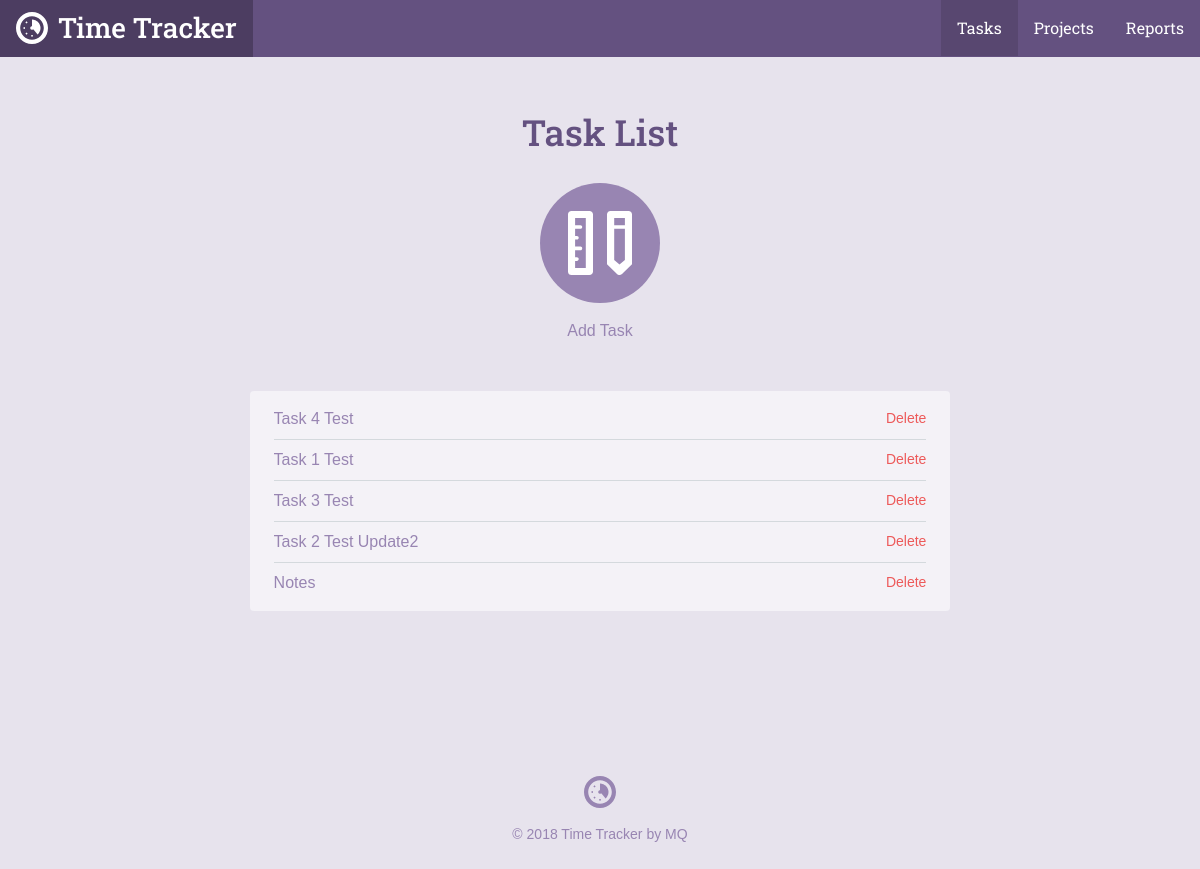
The page /task_list.php on the database its author committed.
### tables this page shows
CREATE TABLE `tasks` (
  `task_id` int(11) NOT NULL,
  `project_id` int(11) NOT NULL,
  `title` text NOT NULL,
  `date` text NOT NULL,
  `time` int(11) NOT NULL,
  `notes` varchar(255) NOT NULL
);

### inc/functions.php (called while the page is built, shortened)
<?php
function get_task_list($filter = null) {
    include 'connection.php';
    $sql = 'SELECT tasks.*, projects.title as project FROM tasks'
        . ' JOIN projects ON tasks.project_id = projects.project_id';
    $where = '';
    $orderBy = ' ORDER BY date DESC';
    try {
        $results = $db->prepare($sql . $where . $orderBy);
        $results->execute();
    } catch (Exception $e) {
        echo "Error!: " . $e->getMessage() . "<br />";
        return array();
    }
    return $results->fetchAll(PDO::FETCH_ASSOC);
}

### task_list.php (the view, shortened to what this page needs)
<?php
require 'inc/functions.php';
include 'inc/header.php';
?>
<div class="section catalog random">
    <div class="col-container page-container">
        <div class="col col-70-md col-60-lg col-center">
            <h1 class="actions-header">Task List</h1>
            <div class="actions-item">
                <a class="actions-link" href="task.php">
                    <span class="actions-icon">
                        <svg viewbox="0 0 64 64"><use xlink:href="#task_icon"></use></svg>
                    </span>
                Add Task</a>
            </div>
            <div class="form-container">
              <ul class="items">
                  <?php
                    foreach (get_task_list() as $item) {
                        echo "<li><a href='task.php?id=" . $item['task_id'] ."'>" . $item['title']
                                . "</a>";
                                echo "<form method='post' action='task_list.php'
                                    onsubmit=\"return confirm('Are you sure you want to delete this task?');\" >\n ";
                                echo "<input type='submit' class='button--delete' value='Delete' />\n";
                                echo "</form>";
                                echo "</li>";
                    }
                    ?>
              </ul>
            </div>
        </div>
    </div>
</div>
<?php include("inc/footer.php"); ?>

### css/style.css (style rules this page uses)
*,:after,:before { box-sizing:border-box }
html { font-family:sans-serif;-ms-text-size-adjust:100%;-webkit-text-size-adjust:100% }
body { margin:0 }
a { background-color:transparent }
h1 { font-size:2em;margin:.67em 0 }
svg:not(:root) { overflow:hidden }
button,input,optgroup,select,textarea { color:inherit;font:inherit;margin:0 }
input[type="reset"],input[type="submit"] { -webkit-appearance:button;cursor:pointer }
input { line-height:normal }
html { font-size:100%;line-height:1.5;-webkit-tap-highlight-color:transparent }
body { font-size:1rem;font-family:"Gotham Rounded A","Gotham Rounded B","Helvetica",Helvetica,Arial,sans-serif;font-style:normal;font-weight:400 }
.col { float:left;width:100% }
.col-container:before,.col-container:after { content:" ";display:table }
.col-container:after { clear:both }
.col-center { float:none;margin:0 auto }
@media screen and (min-width: 680px) { .col-70-md { width:70% !important } }
@media screen and (min-width: 960px) { .col-60-lg { width:60% !important } }
h1,h2,h3,h4,h5,h6 { color:#40484a;display:block;font-weight:500;margin:0;text-rendering:optimizeLegibility }
h1 { font-size:2.25rem }
a { color:#3f8abf;cursor:pointer;transition:color 300ms 0s ease;text-decoration:none }
ul,ol { margin:0;padding:0 0 0 2rem }
body { background-color:#e7e3ed }
h1,h2,h3,h4,h5,h6 { color:#645180;font-family:"Roboto Slab", Helvetica, Arial, sans-serif }
.col-container { margin:0 auto;max-width:1200px }
.actions-header { margin-bottom:1.5rem }
.actions-item { margin:0 1.5rem }
@media screen and (min-width: 680px) { .actions-item { display:inline-block;float:left } }
.page-container .actions-item { float:none }
.actions-link { transition:color 200ms ease-in-out;color:#9885b2;display:block }
@media screen { .actions-link { margin-bottom:2rem } }
@media screen and (min-width: 680px) { .actions-link { margin-bottom:0 } }
.actions-icon { width:120px;height:120px;transition:background 200ms ease-in-out;display:block;background-color:#9885b2;border-radius:9999px }
@media screen { .actions-icon { margin-bottom:.5rem } }
@media screen and (min-width: 680px) { .actions-icon { margin-bottom:1rem } }
.actions-icon svg { width:64px;height:64px;margin-top:28px;fill:#fff;display:inline-block }
.page-container .actions-icon { margin-left:auto;margin-right:auto }
.page-container { text-align:center }
@media screen { .page-container { padding:1.5rem 1rem 0 1rem } }
@media screen and (min-width: 680px) { .page-container { padding-top:3rem } }
.form-container { background-color:#f4f2f7;border-radius:4px }
@media screen { .form-container { padding:.5rem 1.5rem;margin-top:.5rem;margin-bottom:1.5rem } }
@media screen and (min-width: 680px) { .form-container { padding:.5rem 1.5rem;margin-top:3rem;margin-bottom:0 } }
.form-container a { color:#9885b2 }
input { border-radius:4px;box-shadow:none;border:solid 2px #9885b2;padding:8px 10px;width:100% }
.items { list-style:none;overflow:hidden;padding:0;margin:0 }
.items li { position:relative;text-align:left;border-bottom:solid 1px #d4d9dd;padding-top:.5rem;padding-bottom:.5rem }
.items li:last-child { border-bottom:none !important }
.items a { color:#9885b2 }
.items form { margin-bottom:0 }
.items .button--delete { position:absolute;right:0;top:.5rem;width:auto }
.button--delete { border:0;background:transparent;padding:0;margin-top:3px;font-size:14px;color:#ed5a5a }

### rows shown on the page
tasks: title "Task 4 Test"
tasks: title "Task 1 Test"
tasks: title "Task 3 Test"
tasks: title "Task 2 Test Update2"
tasks: title "Notes"
